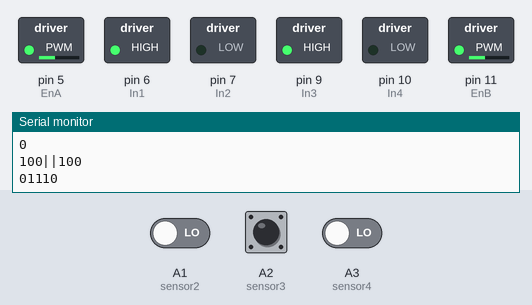
Simulated run of this sketch. Board: Arduino Uno, built with avr-gcc and run on an emulated ATmega328P. Parts: switched loads named in the sketch (green lamp = pin HIGH), the last lines printed to the serial monitor. Dashed ring = blinking. The inputs (shaded band) are chosen by the test bench; at power-on: A1 (sensor2) LOW, A2 (sensor3) LOW, A3 (sensor4) LOW.

Above: at 1.2 s.
1.3 s: A1 (sensor2) driven HIGH
At 2.5 s:
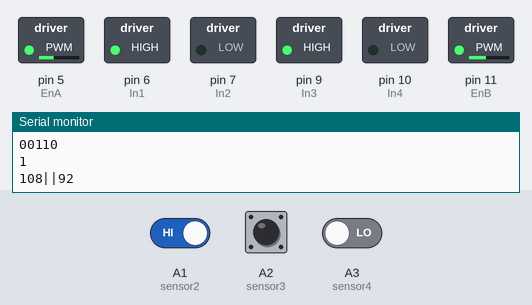
2.8 s: A2 (sensor3) driven HIGH
At 3.9 s:
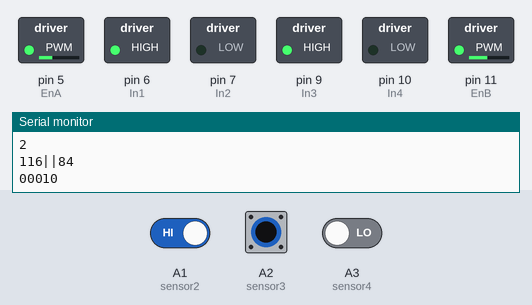
4.3 s: A1 (sensor2) driven LOW and A3 (sensor4) driven HIGH
At 5.4 s:
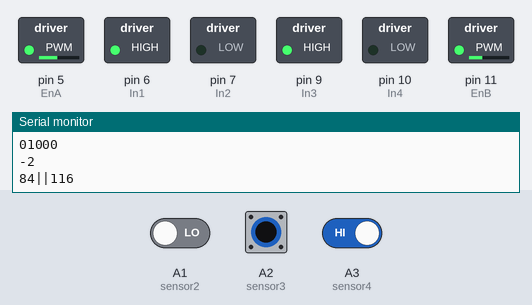
5.8 s: A2 (sensor3) pulsed LOW 2 times (0.12 s each, 0.3 s apart)
At 5.99 s:
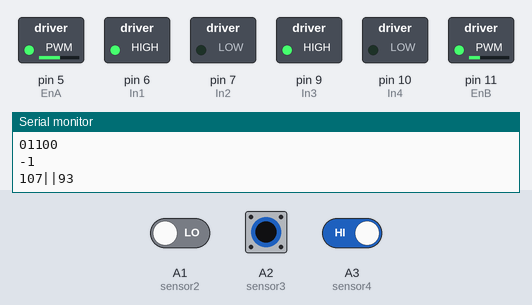
Timing chart, 0 to 8.8 s (numbered marks = the images above; inputs shaded):
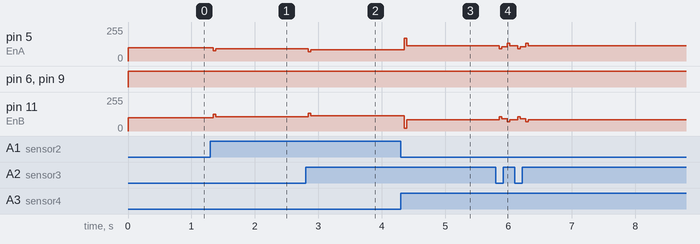

The sketch:

line_follower.ino
```cpp
const int sensor1 = A0;
const int sensor2 = A1;
const int sensor3 = A2;
const int sensor4 = A3;
const int sensor5 = A4;

const int EnA = 5;
const int In1 = 6;
const int In2 = 7;
//const int In3 = 8;
//const int In4 = 9;
//const int EnB = 10;
const int In3 = 9;
const int In4 = 10;
const int EnB = 11;

unsigned long lastTime ;
double output ;
double errSum, lastErr ;
double Error = 0, SumError = 0, LastError = 0;
double BasePWM = 100;
//double Kp = 13;       // Proporsional
//double Ki = 0.2;      // Integral
//double Kd = 25;      // Diferensial'
double Kp = 8.24;
double Kd = 16.1;
double Ts = 1;        // Time sampling
int NilaiPosisi, outPID;

void setup() {
  // put your setup code here, to run once:
  Serial.begin(4800);
  pinMode(EnA, OUTPUT);
  pinMode(EnB, OUTPUT);
  pinMode(In1, OUTPUT);
  pinMode(In2, OUTPUT);
  pinMode(In3, OUTPUT);
  pinMode(In4, OUTPUT);
  pinMode(sensor1, INPUT);
  pinMode(sensor2, INPUT);
  pinMode(sensor3, INPUT);
  pinMode(sensor4, INPUT);
  pinMode(sensor5, INPUT);
  Serial.print("BISMILLAH");
}

void loop() {
  // put your main code here, to run repeatedly:
  //  jalan(255, 255);
  //  delay(1000);
  //  jalan(-255, -255);
  //  delay(1000);
//  bacasensor();
  pid();
  //  digitalWrite(motorki1, HIGH);
  //  digitalWrite(motorki2, LOW);
  //  analogWrite(pwmki, 200);
  //  digitalWrite(motorka1, HIGH);
  //  digitalWrite(motorka2, LOW);
  //  analogWrite(pwmka, 200);
  //jalan(150,150);

}
```

motor.ino
```cpp
void jalan(int motorKiri, int motorKanan){
  if(motorKiri > 0){
    digitalWrite(In1, HIGH);
    digitalWrite(In2, LOW);
    analogWrite(EnA, motorKiri);
  }else if(motorKiri <= 0){
    digitalWrite(In1, LOW);
    digitalWrite(In2, HIGH);
    analogWrite(EnA, motorKiri);
  }
   if(motorKanan > 0){
    digitalWrite(In3, HIGH);
    digitalWrite(In4, LOW);
    analogWrite(EnB, motorKanan);
  }else if(motorKanan <= 0){
    digitalWrite(In3, LOW);
    digitalWrite(In4, HIGH);
    analogWrite(EnA, motorKanan);
  }
}
```

pid.ino
```cpp
void pid(){
  bacasensor();
    int SetPoint = 0;                      // Setpoint yang diinginkan
    Error = SetPoint - NilaiPosisi;        // Error
    double DeltaError = Error - LastError; // Delta Error (Selisih error sekarang e(t) dengan error sebelumya e(t-1))
    SumError += LastError;                 // Akumulasi error
    double P = Kp * Error;                 // Kontrol proporsional
//    double I = Ki * SumError * Ts;         // Kontrol integral
    double D = ((Kd / Ts) * DeltaError);   // Kontrol derivative
    LastError = Error;                     // Error sebelumnya
    outPID = P  + D;                    // Output PID
    double kecki = BasePWM + outPID;     // Motor Kiri
    double kecka = BasePWM - outPID;     // Motor Kanan
//  unsigned long now = millis();
//  double timeChange = (double)(now - lastTime);
//  double error = 0 - (NilaiPosisi);
//  double errSum = errSum + (error * timeChange);
//  double dErr = (error - lastErr);
//  SumError += LastError;
//  output = 1 * error + 0.2 * SumError + 2 * dErr;
//  double kecki = 90 + output;
//  double kecka = 90 - output;

  int kecka1 = constrain(kecka, -170, 170);
  int kecki1 = constrain(kecki, -170, 170);
  Serial.print(kecka1);
  Serial.print( "||" );
  Serial.println(kecki1);
  jalan(kecki1, kecka1);
  //  Serial.print (kecka); Serial.print(" || "); Serial.println (kecki);
//  lastErr = error;
//  lastTime = now;
}
```

sensor.ino
```cpp
void bacasensor() {
  //  int s1 = digitalRead(sensor1);
  int s1 = 0;
  int s2 = digitalRead(sensor2);
  if (s2 == 1) {
    s2 = 0;
  } else {
    s2 = 1;
  }

  int s3 = digitalRead(sensor3);
  if (s3 == 1) {
    s3 = 0;
  } else {
    s3 = 1;
  }
  int s4 = digitalRead(sensor4);
  if (s4 == 1) {
    s4 = 0;
  } else {
    s4 = 1;
  }
  //  int s5 = digitalRead(sensor5);
  int s5 = 0;
  int LFSensor[5] = {s1, s2, s3, s4, s5};
  //   Serial.print(s1);
  //  Serial.print(s2);
  //  Serial.print(s3);
  //  Serial.print(s4);
  //  Serial.println(s5);
  Serial.print(LFSensor[0]);
  Serial.print(LFSensor[1]);
  Serial.print(LFSensor[2]);
  Serial.print(LFSensor[3]);
  Serial.println(LFSensor[4]);
  if ((LFSensor[0] == 0 ) && (LFSensor[1] == 0 ) && (LFSensor[2] == 0 ) && (LFSensor[3] == 0 ) && (LFSensor[4] == 1 )) NilaiPosisi = 4;
  else if ((LFSensor[0] == 0 ) && (LFSensor[1] == 0 ) && (LFSensor[2] == 0 ) && (LFSensor[3] == 1 ) && (LFSensor[4] == 1 )) NilaiPosisi = 3;
  else if ((LFSensor[0] == 0 ) && (LFSensor[1] == 0 ) && (LFSensor[2] == 0 ) && (LFSensor[3] == 1 ) && (LFSensor[4] == 0 )) NilaiPosisi = 2;
  else if ((LFSensor[0] == 0 ) && (LFSensor[1] == 0 ) && (LFSensor[2] == 1 ) && (LFSensor[3] == 1 ) && (LFSensor[4] == 0 )) NilaiPosisi = 1;
  else if ((LFSensor[0] == 0 ) && (LFSensor[1] == 0 ) && (LFSensor[2] == 1 ) && (LFSensor[3] == 0 ) && (LFSensor[4] == 0 )) NilaiPosisi = 0;
  else if ((LFSensor[0] == 0 ) && (LFSensor[1] == 1 ) && (LFSensor[2] == 1 ) && (LFSensor[3] == 0 ) && (LFSensor[4] == 0 )) NilaiPosisi = - 1;
  else if ((LFSensor[0] == 0 ) && (LFSensor[1] == 1 ) && (LFSensor[2] == 0 ) && (LFSensor[3] == 0 ) && (LFSensor[4] == 0 )) NilaiPosisi = -2;
  else if ((LFSensor[0] == 1 ) && (LFSensor[1] == 1 ) && (LFSensor[2] == 0 ) && (LFSensor[3] == 0 ) && (LFSensor[4] == 0 )) NilaiPosisi = -3;
  else if ((LFSensor[0] == 1 ) && (LFSensor[1] == 0 ) && (LFSensor[2] == 0 ) && (LFSensor[3] == 0 ) && (LFSensor[4] == 0 )) NilaiPosisi = -4;
  Serial.println(NilaiPosisi);
}
```

Measured:
- after the input at 1.3 s, pin 5 (EnA): 100/255 → 92/255 at once; pin 11 (EnB): 100/255 → 108/255 at once
- after the input at 2.8 s, pin 5 (EnA): 92/255 → 84/255 after 0.05 s; pin 11 (EnB): 108/255 → 116/255 after 0.05 s
- after the input at 4.3 s, pin 5 (EnA): 84/255 → 116/255 after 0.05 s; pin 11 (EnB): 116/255 → 84/255 after 0.05 s
- after the input at 5.8 s, pin 5 (EnA): alternates 116/255 for 0.17 s and 108/255 for 0.13 s, 4 changes in all, then stays 116/255, starting after 0.05 s; pin 11 (EnB): alternates 92/255 for 0.13 s and 84/255 for 0.17 s, 4 changes in all, then stays 84/255, starting after 0.05 s
